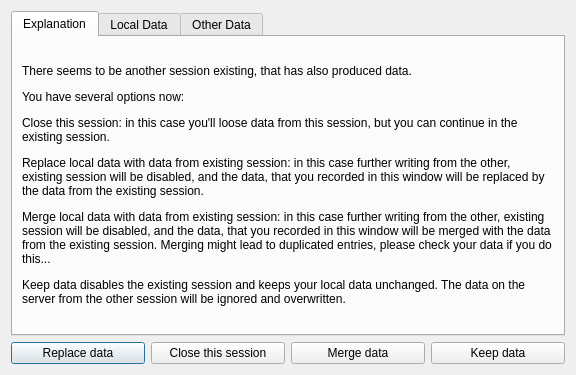
<?xml version="1.0" encoding="UTF-8"?>
<ui version="4.0">
 <class>ConflictDialogBase</class>
 <widget class="QDialog" name="ConflictDialogBase">
  <property name="windowModality">
   <enum>Qt::ApplicationModal</enum>
  </property>
  <property name="geometry">
   <rect>
    <x>0</x>
    <y>0</y>
    <width>576</width>
    <height>375</height>
   </rect>
  </property>
  <property name="sizePolicy">
   <sizepolicy hsizetype="Expanding" vsizetype="Expanding">
    <horstretch>0</horstretch>
    <verstretch>0</verstretch>
   </sizepolicy>
  </property>
  <property name="windowTitle">
   <string>sctime: conflict on saving</string>
  </property>
  <layout class="QVBoxLayout" name="verticalLayout">
   <item>
    <widget class="QTabWidget" name="tabWidget">
     <property name="currentIndex">
      <number>0</number>
     </property>
     <widget class="QWidget" name="explanationTab">
      <attribute name="title">
       <string>Explanation</string>
      </attribute>
      <layout class="QVBoxLayout" name="verticalLayout_3">
       <item>
        <widget class="QLabel" name="label">
         <property name="sizePolicy">
          <sizepolicy hsizetype="Expanding" vsizetype="Expanding">
           <horstretch>0</horstretch>
           <verstretch>0</verstretch>
          </sizepolicy>
         </property>
         <property name="text">
          <string>&lt;html&gt;&lt;head/&gt;&lt;body&gt;&lt;p&gt;There seems to be another session existing, that has also produced data.&lt;/p&gt;&lt;p&gt;You have several options now:&lt;/p&gt;&lt;p&gt;Close this session: in this case you'll loose data from this session, but you can continue in the existing session.&lt;/p&gt;&lt;p&gt;Replace local data with data from existing session: in this case further writing from the other, existing session will be disabled, and the data, that you recorded in this window will be replaced by the data from the existing session. &lt;/p&gt;&lt;p&gt;Merge local data with data from existing session: in this case further writing from the other, existing session will be disabled, and the data, that you recorded in this window will be merged with the data from the existing session. Merging might lead to duplicated entries, please check your data if you do this...&lt;/p&gt;&lt;p&gt;Keep data disables the existing session and keeps your local data unchanged. The data on the server from the other session will be ignored and overwritten.&lt;/p&gt;&lt;/body&gt;&lt;/html&gt;</string>
         </property>
         <property name="scaledContents">
          <bool>false</bool>
         </property>
         <property name="wordWrap">
          <bool>true</bool>
         </property>
        </widget>
       </item>
      </layout>
     </widget>
     <widget class="DateOverviewWidget" name="localDataTab">
      <attribute name="title">
       <string>Local Data</string>
      </attribute>
     </widget>
     <widget class="DateOverviewWidget" name="otherDataTab">
      <attribute name="title">
       <string>Other Data</string>
      </attribute>
     </widget>
    </widget>
   </item>
   <item>
    <layout class="QHBoxLayout" name="horizontalLayout">
     <item>
      <widget class="QPushButton" name="buttonReplace">
       <property name="sizePolicy">
        <sizepolicy hsizetype="Minimum" vsizetype="Preferred">
         <horstretch>0</horstretch>
         <verstretch>0</verstretch>
        </sizepolicy>
       </property>
       <property name="text">
        <string>Replace data</string>
       </property>
       <property name="default">
        <bool>true</bool>
       </property>
      </widget>
     </item>
     <item>
      <widget class="QPushButton" name="buttonClose">
       <property name="sizePolicy">
        <sizepolicy hsizetype="Minimum" vsizetype="Preferred">
         <horstretch>0</horstretch>
         <verstretch>0</verstretch>
        </sizepolicy>
       </property>
       <property name="text">
        <string>Close this session</string>
       </property>
      </widget>
     </item>
     <item>
      <widget class="QPushButton" name="buttonMerge">
       <property name="sizePolicy">
        <sizepolicy hsizetype="Minimum" vsizetype="Preferred">
         <horstretch>0</horstretch>
         <verstretch>0</verstretch>
        </sizepolicy>
       </property>
       <property name="text">
        <string>Merge data</string>
       </property>
      </widget>
     </item>
     <item>
      <widget class="QPushButton" name="buttonKeep">
       <property name="sizePolicy">
        <sizepolicy hsizetype="Minimum" vsizetype="Preferred">
         <horstretch>0</horstretch>
         <verstretch>0</verstretch>
        </sizepolicy>
       </property>
       <property name="text">
        <string>Keep data</string>
       </property>
      </widget>
     </item>
    </layout>
   </item>
  </layout>
 </widget>
 <customwidgets>
  <customwidget>
   <class>DateOverviewWidget</class>
   <extends>QWidget</extends>
   <header>dateoverviewwidget.h</header>
   <container>1</container>
  </customwidget>
 </customwidgets>
 <resources/>
 <connections/>
</ui>
